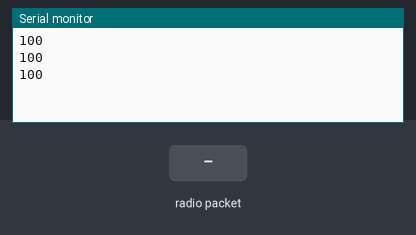
Bench run of a sketch on a simulated Arduino Uno, built with avr-gcc and run on an emulated ATmega328P. Shown: the last lines printed to the serial monitor. The inputs (shaded band) are chosen by the test bench. No radio packets arrive unless stated.

Above: at 1.3 s.
1.4 s: radio packet "1" arrives
At 1.9 s:
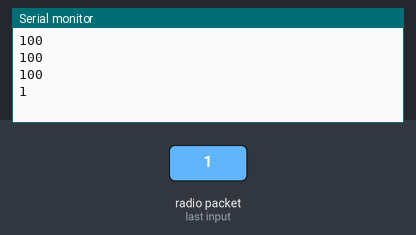
2.9 s: radio packet "0" arrives
At 3.4 s:
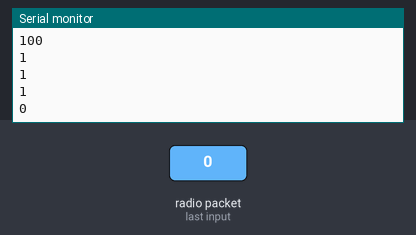
4.4 s: radio packet "2" arrives
At 4.9 s:
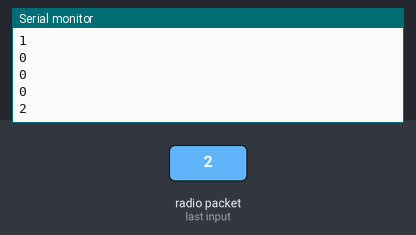
Timing chart, 0 to 7.4 s (numbered marks = the images above; inputs shaded):
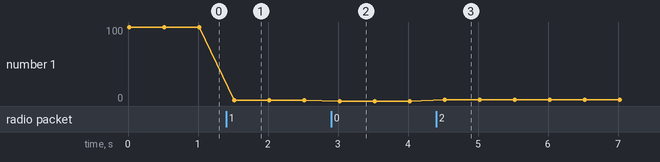

Measured:
- after the input at 1.4 s, the serial monitor: prints a new line after 0.12 s (image 1)
- after the input at 2.9 s, the serial monitor: prints a new line after 0.12 s (image 2)
- after the input at 4.4 s, the serial monitor: prints a new line after 0.12 s (image 3)
- plotted number 1: 100 → 1 after the input at 1.4 s, 1 → 0 after the input at 2.9 s, 0 → 2 after the input at 4.4 s

The sketch:

resever_code.ino
```cpp
#include <SPI.h>
#include <LoRa.h>

void setup() {
  Serial.begin(9600);
  while (!Serial);

  if (!LoRa.begin(915E6)) {
    Serial.println("LoRa initialization failed. Check your wiring.");
    while (1);
  }

}

String last_msg = "100";
void loop() {
  int packetSize = LoRa.parsePacket();
  if (packetSize) {
    String receivedMessage = "";
    while (LoRa.available()) {
      receivedMessage += (char)LoRa.read();
    }
    Serial.println(receivedMessage);
    last_msg = receivedMessage;
  }
  else{
    Serial.println(last_msg);
  }
  delay(500);
}
```
